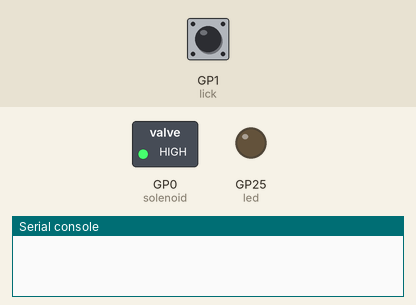
Recording of a program running on a simulated Raspberry Pi Pico running MicroPython. Parts: switched loads named in the program (green lamp = pin HIGH), output pins drawn as LEDs (lit = HIGH), the last lines printed to the serial console. Dashed ring = blinking. The test bench sets the inputs (shaded band); at power-on: GP1 (lick) LOW. Files the program writes start out absent; files that are not in the repository are absent; the clock reads 2024-03-15 10:24:30 at power-on unless the program sets it.

Above: at 0.01 s.
At 1.3 s:
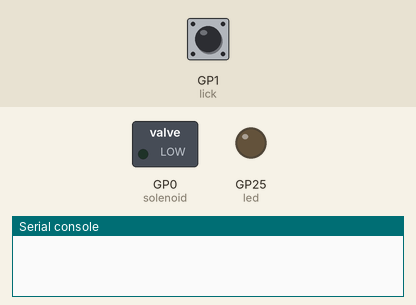
1.4 s: GP1 (lick) pulled HIGH for 3.2 s
At 3.55 s:
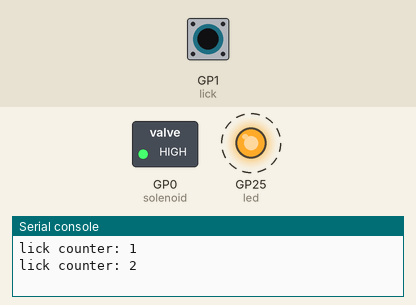
Timing chart, 0 to 5.1 s (numbered marks = the images above; inputs shaded):
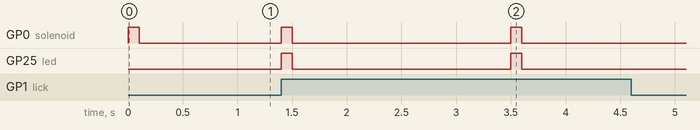

The program:

stage_1.py
```python
import utime
import json
from machine import Pin

solenoid = Pin(0, Pin.OUT, Pin.PULL_DOWN)
led = Pin(25, Pin.OUT)
lick = Pin(1, Pin.IN, Pin.PULL_DOWN)
timestamps = []
count = 0
file_path = "C:/Users/rqi9/Desktop/stage1.json"

try:
    with open(file_path, "r") as file:
        data = json.load(file)
except OSError:
    # The file doesn't exist, create an empty list
    data = []

# Open the valve initially
solenoid.value(1)
utime.sleep(0.1)
solenoid.value(0)

try:
    while True:
        if lick.value():
            current_time = utime.time()
            formatted_time = utime.localtime(current_time)
            formatted_timestamp = "{}/{}/{} {}:{}:{}".format(
                formatted_time[2], formatted_time[1], formatted_time[0],
                formatted_time[3], formatted_time[4], formatted_time[5]
            )
            count += 1

            data_entry = {
                "lickCounter": count,
                "lickTimestamps": formatted_timestamp,
            }
            data.append(data_entry)

            with open(file_path, 'w') as file:
                json.dump(data, file)

            print("lick counter:", count)

            # when lick
            led.value(1)
            solenoid.value(1)
            utime.sleep(0.1)
            led.value(0)
            solenoid.value(0)
            utime.sleep(2)

except KeyboardInterrupt:
    pass
```

Measured:
- after the input at 1.4 s, GP0 (solenoid), GP25 (led): alternates HIGH for 0.10 s and LOW for 2.0 s, 4 changes in all, then stays LOW, starting at once
